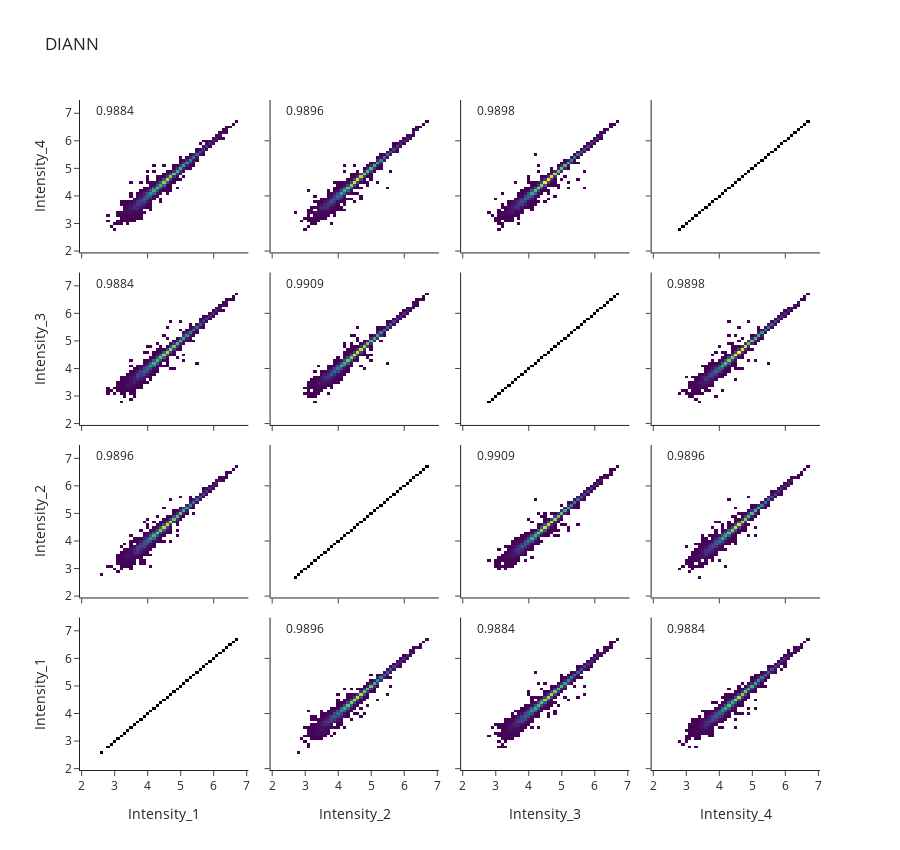
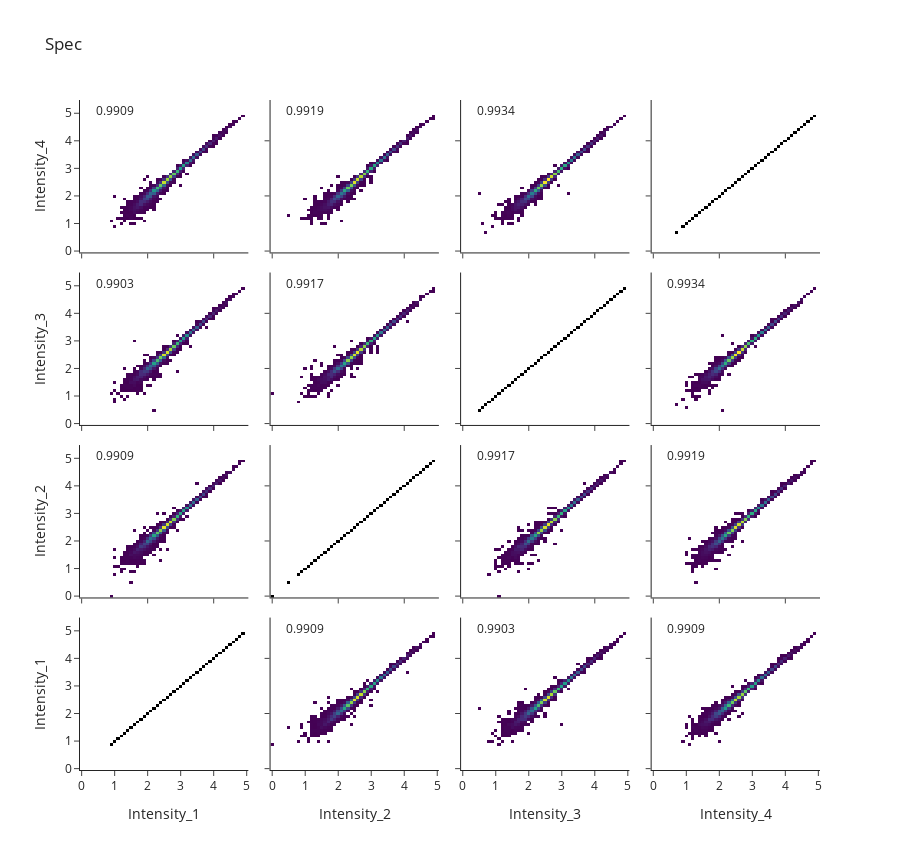

Notebook code cell kept with these figures, in order:
### Code cell
# This script requires its data in a pivot tables

# Only important for MaxQuant:
# Make sure that you called the individual experiments by the same name but different numbers such as: 
# run1, run2, run3, run4 or no_tims1, no_tims2, no_tims3, no_tims4

# # Spec_DIANN_alphaDia_prec
sample_A = "/Users/patriciaskowronek/Documents/pydiaid/nbs/DIANN_optimal_dia-PASEF_lib-based.pg_matrix.tsv"
sample_B = "/Users/patriciaskowronek/Documents/pydiaid/nbs/pG_20240723_143250_optimal_diaP_lib_Report.tsv"
label_A = "DIANN"
label_B = "Spec"
save_output_here = "/Users/patriciaskowronek/Documents/test_folder"
file_names = [sample_A, sample_B]
labels = [label_A, label_B] # important all names have to be different
# # filter_columns = ["100_75_25", "100_50_50"] #define filter_columns if you have two types of experiments within one analysis and you want to filter for one or both of them. For instance, 1) '20240713_OA4_Neo1_15min_PaSk_SA_HYE_100_75_25_05' 2) '20240713_OA4_Neo1_15min_PaSk_SA_HYE_100_50_50_03' -> filter_columns 

percentage_of_missing_values = 0.25

# You should not have to change anything down here :)

list_dfs_only_with_intensity_columns = list()
list_dfs = list()
dict_results = dict()
dict_results["totalIDs"] = []
dict_results["CV20"] = []
dict_results["CV10"] = []
dict_results["CV5"] = []
dict_results["IDs_per_run"] = []
dict_results["CV"] = []
dict_results["missing_values"] = []

column_indicators, dict_results, file_type, file_names, list_dfs_only_with_intensity_columns, list_dfs = AB_tests.process_proteomics_data(
    file_names,
    percentage_of_missing_values,
    save_output_here,
    labels,
    # filter_columns
)

### Figure 1 — Plotly figure (JSON) as saved in the notebook; plotly's stock layout.template omitted (floating-point values rounded to 4 significant figures; data arrays with more than 128 entries replaced by an {"elided": "..."} marker saying what was removed)
{"data": [{"coloraxis": "coloraxis2", "type": "heatmap", "xaxis": "x", "yaxis": "y", "z": {"elided": "51x51 int values"}}, {"coloraxis": "coloraxis", "type": "heatmap", "xaxis": "x5", "yaxis": "y5", "z": {"elided": "51x51 int values"}}, {"coloraxis": "coloraxis", "type": "heatmap", "xaxis": "x9", "yaxis": "y9", "z": {"elided": "51x51 int values"}}, {"coloraxis": "coloraxis", "type": "heatmap", "xaxis": "x13", "yaxis": "y13", "z": {"elided": "51x51 int values"}}, {"coloraxis": "coloraxis", "type": "heatmap", "xaxis": "x2", "yaxis": "y2", "z": {"elided": "51x51 int values"}}, {"coloraxis": "coloraxis2", "type": "heatmap", "xaxis": "x6", "yaxis": "y6", "z": {"elided": "51x51 int values"}}, {"coloraxis": "coloraxis", "type": "heatmap", "xaxis": "x10", "yaxis": "y10", "z": {"elided": "51x51 int values"}}, {"coloraxis": "coloraxis", "type": "heatmap", "xaxis": "x14", "yaxis": "y14", "z": {"elided": "51x51 int values"}}, {"coloraxis": "coloraxis", "type": "heatmap", "xaxis": "x3", "yaxis": "y3", "z": {"elided": "51x51 int values"}}, {"coloraxis": "coloraxis", "type": "heatmap", "xaxis": "x7", "yaxis": "y7", "z": {"elided": "51x51 int values"}}, {"coloraxis": "coloraxis2", "type": "heatmap", "xaxis": "x11", "yaxis": "y11", "z": {"elided": "51x51 int values"}}, {"coloraxis": "coloraxis", "type": "heatmap", "xaxis": "x15", "yaxis": "y15", "z": {"elided": "51x51 int values"}}, {"coloraxis": "coloraxis", "type": "heatmap", "xaxis": "x4", "yaxis": "y4", "z": {"elided": "51x51 int values"}}, {"coloraxis": "coloraxis", "type": "heatmap", "xaxis": "x8", "yaxis": "y8", "z": {"elided": "51x51 int values"}}, {"coloraxis": "coloraxis", "type": "heatmap", "xaxis": "x12", "yaxis": "y12", "z": {"elided": "51x51 int values"}}, {"coloraxis": "coloraxis2", "type": "heatmap", "xaxis": "x16", "yaxis": "y16", "z": {"elided": "51x51 int values"}}], "layout": {"annotations": [{"showarrow": false, "text": "0.9896", "x": 10, "xref": "x5", "y": 51, "yref": "y5"}, {"showarrow": false, "text": "0.9884", "x": 10, "xref": "x9", "y": 51, "yref": "y9"}, {"showarrow": false, "text": "0.9884", "x": 10, "xref": "x13", "y": 51, "yref": "y13"}, {"showarrow": false, "text": "0.9896", "x": 10, "xref": "x2", "y": 51, "yref": "y2"}, {"showarrow": false, "text": "0.9909", "x": 10, "xref": "x10", "y": 51, "yref": "y10"}, {"showarrow": false, "text": "0.9896", "x": 10, "xref": "x14", "y": 51, "yref": "y14"}, {"showarrow": false, "text": "0.9884", "x": 10, "xref": "x3", "y": 51, "yref": "y3"}, {"showarrow": false, "text": "0.9909", "x": 10, "xref": "x7", "y": 51, "yref": "y7"}, {"showarrow": false, "text": "0.9898", "x": 10, "xref": "x15", "y": 51, "yref": "y15"}, {"showarrow": false, "text": "0.9884", "x": 10, "xref": "x4", "y": 51, "yref": "y4"}, {"showarrow": false, "text": "0.9896", "x": 10, "xref": "x8", "y": 51, "yref": "y8"}, {"showarrow": false, "text": "0.9898", "x": 10, "xref": "x12", "y": 51, "yref": "y12"}], "coloraxis": {"showscale": false}, "coloraxis2": {"colorscale": [[0, "black"], [1, "black"]], "showscale": false}, "font": {"size": 12}, "height": 850, "title": {"text": "DIANN"}, "width": 900, "xaxis": {"anchor": "y", "domain": [0, 0.2275], "ticktext": [2, 3, 4, 5, 6, 7], "tickvals": [0, 10, 20, 30, 40, 50], "title": {"text": "Intensity_1"}}, "xaxis10": {"anchor": "y10", "domain": [0.2575, 0.485], "matches": "x2", "showticklabels": false}, "xaxis11": {"anchor": "y11", "domain": [0.515, 0.7425], "matches": "x3", "showticklabels": false}, "xaxis12": {"anchor": "y12", "domain": [0.7725, 1], "matches": "x4", "showticklabels": false}, "xaxis13": {"anchor": "y13", "domain": [0, 0.2275], "matches": "x", "showticklabels": false}, "xaxis14": {"anchor": "y14", "domain": [0.2575, 0.485], "matches": "x2", "showticklabels": false}, "xaxis15": {"anchor": "y15", "domain": [0.515, 0.7425], "matches": "x3", "showticklabels": false}, "xaxis16": {"anchor": "y16", "domain": [0.7725, 1], "matches": "x4", "showticklabels": false}, "xaxis2": {"anchor": "y2", "domain": [0.2575, 0.485], "ticktext": [2, 3, 4, 5, 6, 7], "tickvals": [0, 10, 20, 30, 40, 50], "title": {"text": "Intensity_2"}}, "xaxis3": {"anchor": "y3", "domain": [0.515, 0.7425], "ticktext": [2, 3, 4, 5, 6, 7], "tickvals": [0, 10, 20, 30, 40, 50], "title": {"text": "Intensity_3"}}, "xaxis4": {"anchor": "y4", "domain": [0.7725, 1], "ticktext": [2, 3, 4, 5, 6, 7], "tickvals": [0, 10, 20, 30, 40, 50], "title": {"text": "Intensity_4"}}, "xaxis5": {"anchor": "y5", "domain": [0, 0.2275], "matches": "x", "showticklabels": false}, "xaxis6": {"anchor": "y6", "domain": [0.2575, 0.485], "matches": "x2", "showticklabels": false}, "xaxis7": {"anchor": "y7", "domain": [0.515, 0.7425], "matches": "x3", "showticklabels": false}, "xaxis8": {"anchor": "y8", "domain": [0.7725, 1], "matches": "x4", "showticklabels": false}, "xaxis9": {"anchor": "y9", "domain": [0, 0.2275], "matches": "x", "showticklabels": false}, "yaxis": {"anchor": "x", "domain": [0, 0.2275], "ticktext": [2, 3, 4, 5, 6, 7], "tickvals": [0, 10, 20, 30, 40, 50], "title": {"text": "Intensity_1"}}, "yaxis10": {"anchor": "x10", "domain": [0.515, 0.7425], "matches": "y9", "showticklabels": false}, "yaxis11": {"anchor": "x11", "domain": [0.515, 0.7425], "matches": "y9", "showticklabels": false}, "yaxis12": {"anchor": "x12", "domain": [0.515, 0.7425], "matches": "y9", "showticklabels": false}, "yaxis13": {"anchor": "x13", "domain": [0.7725, 1], "ticktext": [2, 3, 4, 5, 6, 7], "tickvals": [0, 10, 20, 30, 40, 50], "title": {"text": "Intensity_4"}}, "yaxis14": {"anchor": "x14", "domain": [0.7725, 1], "matches": "y13", "showticklabels": false}, "yaxis15": {"anchor": "x15", "domain": [0.7725, 1], "matches": "y13", "showticklabels": false}, "yaxis16": {"anchor": "x16", "domain": [0.7725, 1], "matches": "y13", "showticklabels": false}, "yaxis2": {"anchor": "x2", "domain": [0, 0.2275], "matches": "y", "showticklabels": false}, "yaxis3": {"anchor": "x3", "domain": [0, 0.2275], "matches": "y", "showticklabels": false}, "yaxis4": {"anchor": "x4", "domain": [0, 0.2275], "matches": "y", "showticklabels": false}, "yaxis5": {"anchor": "x5", "domain": [0.2575, 0.485], "ticktext": [2, 3, 4, 5, 6, 7], "tickvals": [0, 10, 20, 30, 40, 50], "title": {"text": "Intensity_2"}}, "yaxis6": {"anchor": "x6", "domain": [0.2575, 0.485], "matches": "y5", "showticklabels": false}, "yaxis7": {"anchor": "x7", "domain": [0.2575, 0.485], "matches": "y5", "showticklabels": false}, "yaxis8": {"anchor": "x8", "domain": [0.2575, 0.485], "matches": "y5", "showticklabels": false}, "yaxis9": {"anchor": "x9", "domain": [0.515, 0.7425], "ticktext": [2, 3, 4, 5, 6, 7], "tickvals": [0, 10, 20, 30, 40, 50], "title": {"text": "Intensity_3"}}}}

### Figure 2 — Plotly figure (JSON) as saved in the notebook; plotly's stock layout.template omitted (floating-point values rounded to 4 significant figures; data arrays with more than 128 entries replaced by an {"elided": "..."} marker saying what was removed)
{"data": [{"coloraxis": "coloraxis2", "type": "heatmap", "xaxis": "x", "yaxis": "y", "z": {"elided": "51x51 int values"}}, {"coloraxis": "coloraxis", "type": "heatmap", "xaxis": "x5", "yaxis": "y5", "z": {"elided": "51x51 int values"}}, {"coloraxis": "coloraxis", "type": "heatmap", "xaxis": "x9", "yaxis": "y9", "z": {"elided": "51x51 int values"}}, {"coloraxis": "coloraxis", "type": "heatmap", "xaxis": "x13", "yaxis": "y13", "z": {"elided": "51x51 int values"}}, {"coloraxis": "coloraxis", "type": "heatmap", "xaxis": "x2", "yaxis": "y2", "z": {"elided": "51x51 int values"}}, {"coloraxis": "coloraxis2", "type": "heatmap", "xaxis": "x6", "yaxis": "y6", "z": {"elided": "51x51 int values"}}, {"coloraxis": "coloraxis", "type": "heatmap", "xaxis": "x10", "yaxis": "y10", "z": {"elided": "51x51 int values"}}, {"coloraxis": "coloraxis", "type": "heatmap", "xaxis": "x14", "yaxis": "y14", "z": {"elided": "51x51 int values"}}, {"coloraxis": "coloraxis", "type": "heatmap", "xaxis": "x3", "yaxis": "y3", "z": {"elided": "51x51 int values"}}, {"coloraxis": "coloraxis", "type": "heatmap", "xaxis": "x7", "yaxis": "y7", "z": {"elided": "51x51 int values"}}, {"coloraxis": "coloraxis2", "type": "heatmap", "xaxis": "x11", "yaxis": "y11", "z": {"elided": "51x51 int values"}}, {"coloraxis": "coloraxis", "type": "heatmap", "xaxis": "x15", "yaxis": "y15", "z": {"elided": "51x51 int values"}}, {"coloraxis": "coloraxis", "type": "heatmap", "xaxis": "x4", "yaxis": "y4", "z": {"elided": "51x51 int values"}}, {"coloraxis": "coloraxis", "type": "heatmap", "xaxis": "x8", "yaxis": "y8", "z": {"elided": "51x51 int values"}}, {"coloraxis": "coloraxis", "type": "heatmap", "xaxis": "x12", "yaxis": "y12", "z": {"elided": "51x51 int values"}}, {"coloraxis": "coloraxis2", "type": "heatmap", "xaxis": "x16", "yaxis": "y16", "z": {"elided": "51x51 int values"}}], "layout": {"annotations": [{"showarrow": false, "text": "0.9909", "x": 10, "xref": "x5", "y": 51, "yref": "y5"}, {"showarrow": false, "text": "0.9903", "x": 10, "xref": "x9", "y": 51, "yref": "y9"}, {"showarrow": false, "text": "0.9909", "x": 10, "xref": "x13", "y": 51, "yref": "y13"}, {"showarrow": false, "text": "0.9909", "x": 10, "xref": "x2", "y": 51, "yref": "y2"}, {"showarrow": false, "text": "0.9917", "x": 10, "xref": "x10", "y": 51, "yref": "y10"}, {"showarrow": false, "text": "0.9919", "x": 10, "xref": "x14", "y": 51, "yref": "y14"}, {"showarrow": false, "text": "0.9903", "x": 10, "xref": "x3", "y": 51, "yref": "y3"}, {"showarrow": false, "text": "0.9917", "x": 10, "xref": "x7", "y": 51, "yref": "y7"}, {"showarrow": false, "text": "0.9934", "x": 10, "xref": "x15", "y": 51, "yref": "y15"}, {"showarrow": false, "text": "0.9909", "x": 10, "xref": "x4", "y": 51, "yref": "y4"}, {"showarrow": false, "text": "0.9919", "x": 10, "xref": "x8", "y": 51, "yref": "y8"}, {"showarrow": false, "text": "0.9934", "x": 10, "xref": "x12", "y": 51, "yref": "y12"}], "coloraxis": {"showscale": false}, "coloraxis2": {"colorscale": [[0, "black"], [1, "black"]], "showscale": false}, "font": {"size": 12}, "height": 850, "title": {"text": "Spec"}, "width": 900, "xaxis": {"anchor": "y", "domain": [0, 0.2275], "ticktext": [0, 1, 2, 3, 4, 5], "tickvals": [0, 10, 20, 30, 40, 50], "title": {"text": "Intensity_1"}}, "xaxis10": {"anchor": "y10", "domain": [0.2575, 0.485], "matches": "x2", "showticklabels": false}, "xaxis11": {"anchor": "y11", "domain": [0.515, 0.7425], "matches": "x3", "showticklabels": false}, "xaxis12": {"anchor": "y12", "domain": [0.7725, 1], "matches": "x4", "showticklabels": false}, "xaxis13": {"anchor": "y13", "domain": [0, 0.2275], "matches": "x", "showticklabels": false}, "xaxis14": {"anchor": "y14", "domain": [0.2575, 0.485], "matches": "x2", "showticklabels": false}, "xaxis15": {"anchor": "y15", "domain": [0.515, 0.7425], "matches": "x3", "showticklabels": false}, "xaxis16": {"anchor": "y16", "domain": [0.7725, 1], "matches": "x4", "showticklabels": false}, "xaxis2": {"anchor": "y2", "domain": [0.2575, 0.485], "ticktext": [0, 1, 2, 3, 4, 5], "tickvals": [0, 10, 20, 30, 40, 50], "title": {"text": "Intensity_2"}}, "xaxis3": {"anchor": "y3", "domain": [0.515, 0.7425], "ticktext": [0, 1, 2, 3, 4, 5], "tickvals": [0, 10, 20, 30, 40, 50], "title": {"text": "Intensity_3"}}, "xaxis4": {"anchor": "y4", "domain": [0.7725, 1], "ticktext": [0, 1, 2, 3, 4, 5], "tickvals": [0, 10, 20, 30, 40, 50], "title": {"text": "Intensity_4"}}, "xaxis5": {"anchor": "y5", "domain": [0, 0.2275], "matches": "x", "showticklabels": false}, "xaxis6": {"anchor": "y6", "domain": [0.2575, 0.485], "matches": "x2", "showticklabels": false}, "xaxis7": {"anchor": "y7", "domain": [0.515, 0.7425], "matches": "x3", "showticklabels": false}, "xaxis8": {"anchor": "y8", "domain": [0.7725, 1], "matches": "x4", "showticklabels": false}, "xaxis9": {"anchor": "y9", "domain": [0, 0.2275], "matches": "x", "showticklabels": false}, "yaxis": {"anchor": "x", "domain": [0, 0.2275], "ticktext": [0, 1, 2, 3, 4, 5], "tickvals": [0, 10, 20, 30, 40, 50], "title": {"text": "Intensity_1"}}, "yaxis10": {"anchor": "x10", "domain": [0.515, 0.7425], "matches": "y9", "showticklabels": false}, "yaxis11": {"anchor": "x11", "domain": [0.515, 0.7425], "matches": "y9", "showticklabels": false}, "yaxis12": {"anchor": "x12", "domain": [0.515, 0.7425], "matches": "y9", "showticklabels": false}, "yaxis13": {"anchor": "x13", "domain": [0.7725, 1], "ticktext": [0, 1, 2, 3, 4, 5], "tickvals": [0, 10, 20, 30, 40, 50], "title": {"text": "Intensity_4"}}, "yaxis14": {"anchor": "x14", "domain": [0.7725, 1], "matches": "y13", "showticklabels": false}, "yaxis15": {"anchor": "x15", "domain": [0.7725, 1], "matches": "y13", "showticklabels": false}, "yaxis16": {"anchor": "x16", "domain": [0.7725, 1], "matches": "y13", "showticklabels": false}, "yaxis2": {"anchor": "x2", "domain": [0, 0.2275], "matches": "y", "showticklabels": false}, "yaxis3": {"anchor": "x3", "domain": [0, 0.2275], "matches": "y", "showticklabels": false}, "yaxis4": {"anchor": "x4", "domain": [0, 0.2275], "matches": "y", "showticklabels": false}, "yaxis5": {"anchor": "x5", "domain": [0.2575, 0.485], "ticktext": [0, 1, 2, 3, 4, 5], "tickvals": [0, 10, 20, 30, 40, 50], "title": {"text": "Intensity_2"}}, "yaxis6": {"anchor": "x6", "domain": [0.2575, 0.485], "matches": "y5", "showticklabels": false}, "yaxis7": {"anchor": "x7", "domain": [0.2575, 0.485], "matches": "y5", "showticklabels": false}, "yaxis8": {"anchor": "x8", "domain": [0.2575, 0.485], "matches": "y5", "showticklabels": false}, "yaxis9": {"anchor": "x9", "domain": [0.515, 0.7425], "ticktext": [0, 1, 2, 3, 4, 5], "tickvals": [0, 10, 20, 30, 40, 50], "title": {"text": "Intensity_3"}}}}
